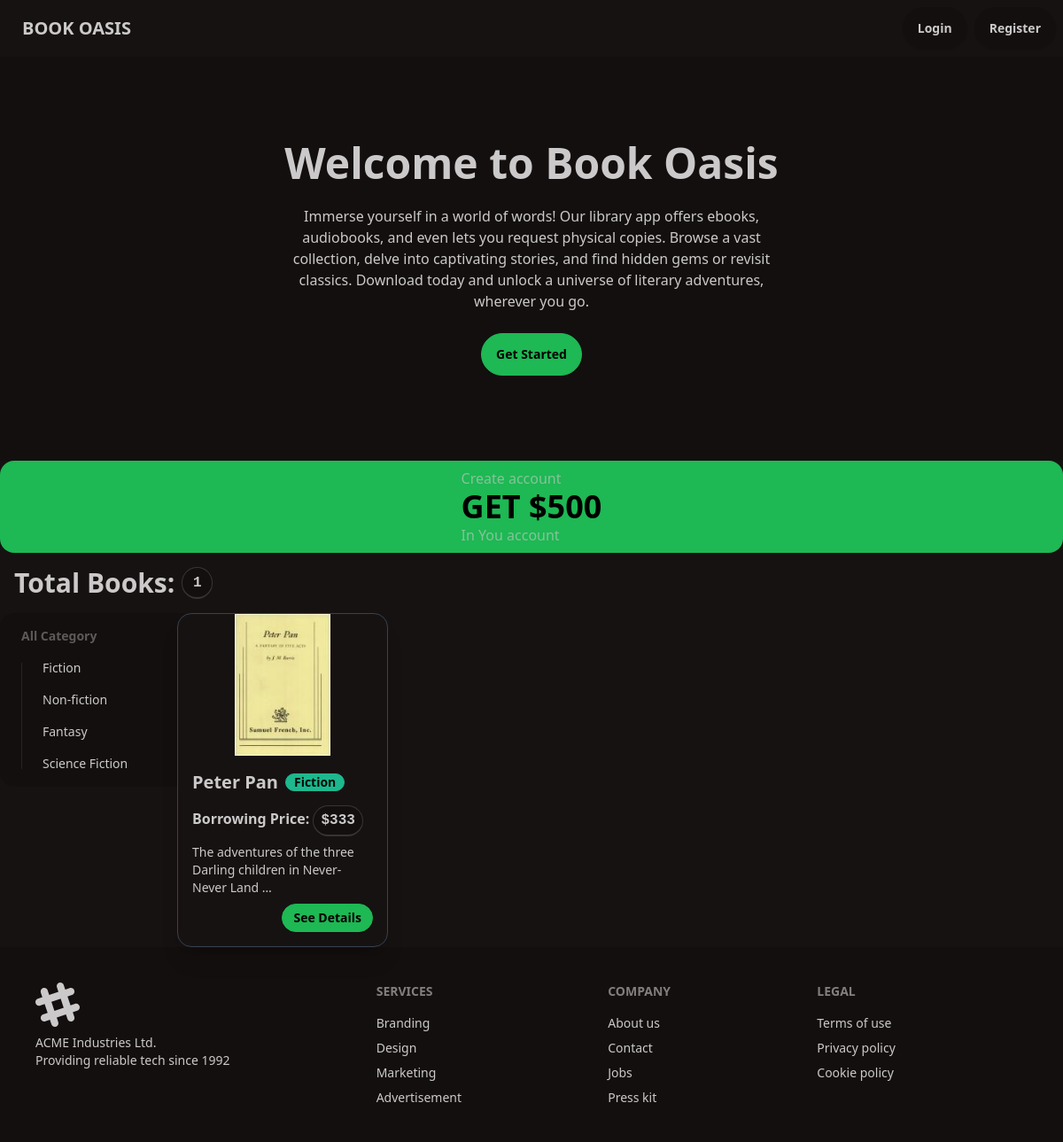
Screenshot of /book-filter/fiction with the database file from the repository.
### categories/models.py (models this page shows, shortened)
class Category(models.Model):
    name = models.CharField(max_length=100)
    slug = models.SlugField(max_length=100, unique=True, blank=True, null=True)

### books/models.py (models this page shows, shortened)
class Book(models.Model):
    title = models.CharField(max_length=100)
    description = models.TextField()
    category = models.ForeignKey(Category, on_delete=models.DO_NOTHING, related_name='books', default=False)
    price = models.DecimalField(max_digits=12, decimal_places=0)
    image = models.ImageField(upload_to='books/media/uploads/', null=True, blank=True)
    quantity = models.IntegerField(default=0)

### core/views.py (the view)
# urls.py: path('', Home.as_view(), name='home'),
class Home(TemplateView):
    template_name = 'core/home.html'
    def get_context_data(self, **kwargs: Any) -> dict[str, Any]:
        context = super().get_context_data(**kwargs)
        category_slug = self.kwargs.get('category', None)
        if category_slug is not None:
            category = Category.objects.get(slug=category_slug)
            books = Book.objects.filter(category=category)
        else:
            books = Book.objects.all()
        categories = Category.objects.all()
        context['categories'] = categories
        context['books'] = books
        return context

### core/templates/core/home.html
{% extends "core/base.html" %} {% block head_title %} Book Oasis {% endblock %}
{% block body %}
<section>
  <div class="hero bg-base-200 py-20">
    <div class="hero-content text-center">
      <div class="max-w-xl">
        <h1 class="text-5xl font-bold">Welcome to Book Oasis</h1>
        <p class="py-6">
          Immerse yourself in a world of words! Our library app offers ebooks,
          audiobooks, and even lets you request physical copies. Browse a vast
          collection, delve into captivating stories, and find hidden gems or
          revisit classics. Download today and unlock a universe of literary
          adventures, wherever you go.
        </p>
        <a href='{% url "profile" %}' class="btn btn-primary">Get Started</a>
      </div>
    </div>
  </div>
  <div class="stats bg-primary text-primary-content flex justify-center">
    <div class="center my-2">
      <div class="stat-title">Create account</div>
      <div class="stat-value">GET $500</div>
      <div class="stat-title">In You account</div>
    </div>
  </div>
  <h1 class="p-4 text-3xl font-bold flex justify-start gap-2 items-center">
    Total Books: <kbd class="kbd kbd-md">{{books|length}}</kbd>
  </h1>
  <div class="grid grid-cols-6">
    <div class="col-span-1">
      <ul class="menu bg-base-200 w-56 rounded-box">
        <li>
          <h2 class="menu-title">All Category</h2>
          <ul>
            {% for cat in categories %}
            <li><a href='{% url "filter_home" cat.slug %}'> {{cat.name}} </a></li>
            {% endfor %}
          </ul>
        </li>
      </ul>
    </div>
    <div class="col-span-5 grid grid-cols-4 gap-4">
      {% for book in books %}
      <div
        class="card card-compact w-full bg-base-100 shadow-xl border border-gray-700"
      >
        <figure>
          <img class="max-h-40" src="{{book.image.url}}" alt="{{book.title}}" />
        </figure>
        <div class="card-body">
          <h2 class="card-title">
            {{book.title}}
            <div class="badge badge-secondary">{{book.category.name}}</div>
          </h2>
          <h2 class="text-base font-semibold">
            Borrowing Price:
            <kbd class="kbd kbd-md">${{book.price}}</kbd>
          </h2>
          <p>{{book.description|truncatewords:10}}</p>
          <div class="card-actions justify-end">
            <a href='{% url "book_details" book.id %}' class="btn btn-primary btn-sm">See Details</a>
          </div>
        </div>
      </div>
      {% endfor %}
    </div>
  </div>
</section>
{% endblock %}

### rows the page displays
Category: name "Fiction"
Category: name "Non-fiction"
Category: name "Fantasy"
Category: name "Science Fiction"
Book: image (picture), title "Peter Pan", category.name "Fiction", price "333", description "The adventures of the three Darling children in Never-Never Land …"

### other values shown
{{ books|length }} "1"
